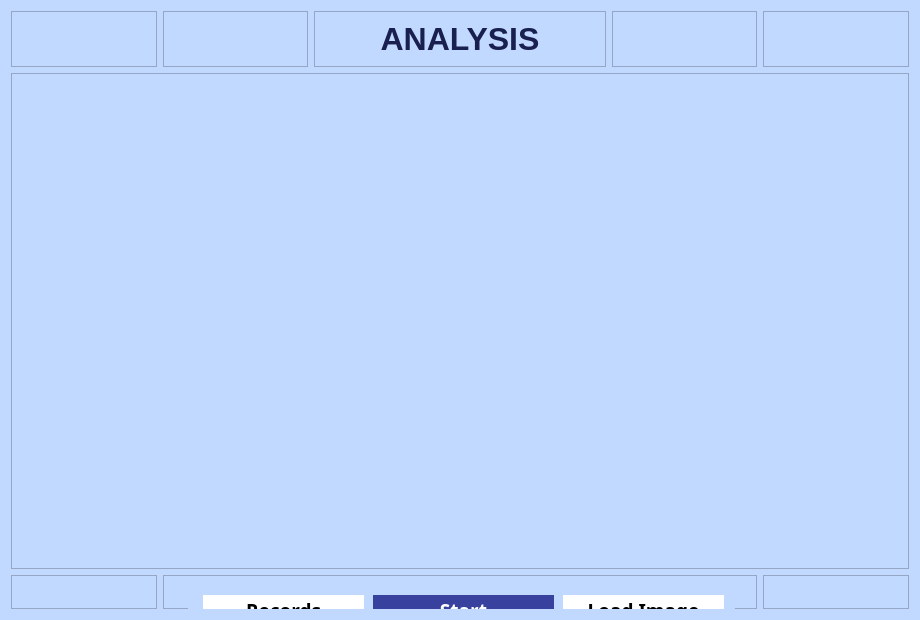
<?xml version="1.0" encoding="UTF-8"?>
<ui version="4.0">
 <class>Form</class>
 <widget class="QWidget" name="Form">
  <property name="geometry">
   <rect>
    <x>0</x>
    <y>0</y>
    <width>920</width>
    <height>620</height>
   </rect>
  </property>
  <property name="windowTitle">
   <string>Form</string>
  </property>
  <property name="styleSheet">
   <string notr="true">QWidget {
	
	background-color: rgb(194, 217, 255);
}</string>
  </property>
  <layout class="QGridLayout" name="gridLayout">
   <item row="1" column="0" colspan="6">
    <widget class="QFrame" name="frame_6">
     <property name="sizePolicy">
      <sizepolicy hsizetype="Preferred" vsizetype="Preferred">
       <horstretch>0</horstretch>
       <verstretch>1</verstretch>
      </sizepolicy>
     </property>
     <property name="frameShape">
      <enum>QFrame::StyledPanel</enum>
     </property>
     <property name="frameShadow">
      <enum>QFrame::Raised</enum>
     </property>
    </widget>
   </item>
   <item row="0" column="0">
    <widget class="QFrame" name="frame_4">
     <property name="frameShape">
      <enum>QFrame::StyledPanel</enum>
     </property>
     <property name="frameShadow">
      <enum>QFrame::Raised</enum>
     </property>
    </widget>
   </item>
   <item row="2" column="0">
    <widget class="QFrame" name="frame_9">
     <property name="frameShape">
      <enum>QFrame::StyledPanel</enum>
     </property>
     <property name="frameShadow">
      <enum>QFrame::Raised</enum>
     </property>
    </widget>
   </item>
   <item row="0" column="5">
    <widget class="QFrame" name="frame_5">
     <property name="frameShape">
      <enum>QFrame::StyledPanel</enum>
     </property>
     <property name="frameShadow">
      <enum>QFrame::Raised</enum>
     </property>
    </widget>
   </item>
   <item row="0" column="2" colspan="2">
    <widget class="QFrame" name="frame_2">
     <property name="frameShape">
      <enum>QFrame::StyledPanel</enum>
     </property>
     <property name="frameShadow">
      <enum>QFrame::Raised</enum>
     </property>
     <layout class="QGridLayout" name="gridLayout_2">
      <item row="0" column="0">
       <widget class="QLabel" name="label_3">
        <property name="sizePolicy">
         <sizepolicy hsizetype="Preferred" vsizetype="Preferred">
          <horstretch>0</horstretch>
          <verstretch>0</verstretch>
         </sizepolicy>
        </property>
        <property name="font">
         <font>
          <pointsize>24</pointsize>
          <weight>75</weight>
          <bold>true</bold>
         </font>
        </property>
        <property name="styleSheet">
         <string notr="true">QLabel {
	color: rgb(25, 32, 80);
}</string>
        </property>
        <property name="lineWidth">
         <number>1</number>
        </property>
        <property name="text">
         <string>ANALYSIS</string>
        </property>
        <property name="alignment">
         <set>Qt::AlignCenter</set>
        </property>
       </widget>
      </item>
     </layout>
    </widget>
   </item>
   <item row="2" column="5">
    <widget class="QFrame" name="frame">
     <property name="styleSheet">
      <string notr="true"/>
     </property>
     <property name="frameShape">
      <enum>QFrame::StyledPanel</enum>
     </property>
     <property name="frameShadow">
      <enum>QFrame::Raised</enum>
     </property>
     <layout class="QGridLayout" name="gridLayout_4">
      <item row="0" column="0">
       <widget class="QPushButton" name="pushButton_4">
        <property name="sizePolicy">
         <sizepolicy hsizetype="Minimum" vsizetype="Fixed">
          <horstretch>0</horstretch>
          <verstretch>0</verstretch>
         </sizepolicy>
        </property>
        <property name="styleSheet">
         <string notr="true">QPushButton {
	border: none;
}</string>
        </property>
        <property name="text">
         <string/>
        </property>
        <property name="icon">
         <iconset>
          <normaloff>../media/BackButton.png</normaloff>../media/BackButton.png</iconset>
        </property>
        <property name="iconSize">
         <size>
          <width>50</width>
          <height>50</height>
         </size>
        </property>
       </widget>
      </item>
     </layout>
    </widget>
   </item>
   <item row="0" column="4">
    <widget class="QFrame" name="frame_7">
     <property name="frameShape">
      <enum>QFrame::StyledPanel</enum>
     </property>
     <property name="frameShadow">
      <enum>QFrame::Raised</enum>
     </property>
    </widget>
   </item>
   <item row="0" column="1">
    <widget class="QFrame" name="frame_8">
     <property name="frameShape">
      <enum>QFrame::StyledPanel</enum>
     </property>
     <property name="frameShadow">
      <enum>QFrame::Raised</enum>
     </property>
    </widget>
   </item>
   <item row="2" column="1" colspan="4">
    <widget class="QFrame" name="frame_3">
     <property name="styleSheet">
      <string notr="true">QPushButton {
	border: none;
	background-color: rgb(255, 255, 255);
}</string>
     </property>
     <property name="frameShape">
      <enum>QFrame::StyledPanel</enum>
     </property>
     <property name="frameShadow">
      <enum>QFrame::Raised</enum>
     </property>
     <widget class="QLabel" name="label_2">
      <property name="geometry">
       <rect>
        <x>25</x>
        <y>10</y>
        <width>547</width>
        <height>49</height>
       </rect>
      </property>
      <property name="text">
       <string/>
      </property>
      <property name="pixmap">
       <pixmap>../media/ControlPanelAnalysisPage - Copy.png</pixmap>
      </property>
      <property name="alignment">
       <set>Qt::AlignCenter</set>
      </property>
     </widget>
     <widget class="QPushButton" name="pushButton_5">
      <property name="geometry">
       <rect>
        <x>40</x>
        <y>20</y>
        <width>161</width>
        <height>31</height>
       </rect>
      </property>
      <property name="font">
       <font>
        <family>Yu Gothic UI Semibold</family>
        <pointsize>14</pointsize>
        <weight>75</weight>
        <bold>true</bold>
       </font>
      </property>
      <property name="styleSheet">
       <string notr="true"/>
      </property>
      <property name="text">
       <string>Records</string>
      </property>
     </widget>
     <widget class="QPushButton" name="pushButton_7">
      <property name="geometry">
       <rect>
        <x>400</x>
        <y>20</y>
        <width>161</width>
        <height>31</height>
       </rect>
      </property>
      <property name="font">
       <font>
        <family>Yu Gothic UI Semibold</family>
        <pointsize>14</pointsize>
        <weight>75</weight>
        <bold>true</bold>
       </font>
      </property>
      <property name="text">
       <string>Load Image</string>
      </property>
     </widget>
     <widget class="QPushButton" name="pushButton_6">
      <property name="geometry">
       <rect>
        <x>210</x>
        <y>20</y>
        <width>181</width>
        <height>31</height>
       </rect>
      </property>
      <property name="font">
       <font>
        <family>Yu Gothic UI Semibold</family>
        <pointsize>14</pointsize>
        <weight>75</weight>
        <bold>true</bold>
       </font>
      </property>
      <property name="styleSheet">
       <string notr="true">QPushButton {
	color: white;
	background-color: rgb(56, 65, 157);
}</string>
      </property>
      <property name="text">
       <string>Start</string>
      </property>
     </widget>
    </widget>
   </item>
  </layout>
 </widget>
 <resources/>
 <connections/>
</ui>
